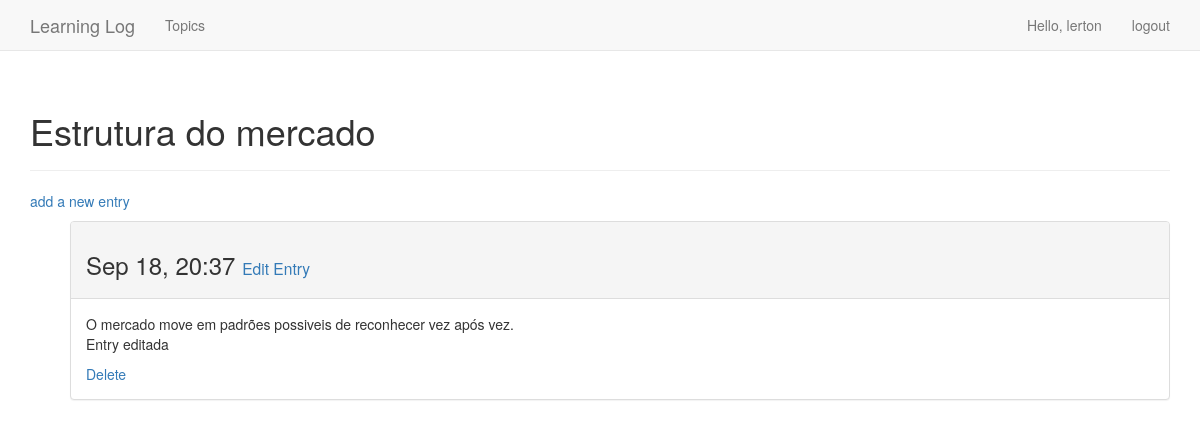
The app's page /topic/20/ (signed in) with its own data.
### learning_logs/models.py (models this page shows, shortened)
class Topic(models.Model):
    text = models.CharField(max_length=200, blank=True,null=True)
    date_added = models.DateTimeField(auto_now_add=True)
    user = models.ForeignKey(User, on_delete=models.CASCADE)
    def __str__(self):
        return self.text

class Entry(models.Model):
    topic = models.ForeignKey(Topic , on_delete=models.CASCADE)
    text = models.TextField()
    date_added = models.DateTimeField(auto_now_add=True)

### learning_logs/views.py (the view)
# urls.py: path('topic/<int:topic_id>/',topic, name='topic'),
@login_required
def topic(request, topic_id):
    topic = Topic.objects.get(id=topic_id)
    if request.user != topic.user:
        raise Http404
    else:
        entries = topic.entry_set.all().order_by('-date_added')  # type: ignore
        context = {
            'topic': topic,
            'entries': entries
        }
        return render(request, 'topic.html', context)

### learning_logs/templates/topic.html
{% extends 'base.html' %}
{% block header %}
<h1>{{topic}}</h1>
{% endblock header %}
{% block content %}
<p><a href="{% url 'new_entry' topic.id %}"> add a new entry </a></p>
<ul>
    {% for entry in entries %}
    <div class="panel panel-default">
        <div class="panel-heading">
            <h3>{{entry.date_added|date:'M d, H:i'}}
                <small><a href="{% url 'edit_entry' entry.id%}"> Edit Entry </a></small>
            </h3>
        </div>
        <div class="panel-body"> {{entry.text|linebreaks}}
<a href="{% url 'delete_entry' entry.id%}">      Delete      </a>
            {%empty%}
            <li>Nao tem nenhuma entrada relacionada a este assunto</li>
        </div>
    </div>
    {% endfor %}
</ul>
{% endblock content %}

### learning_logs/templates/base.html (shortened to what this page needs)
<!DOCTYPE html>
<html lang="en">
<head>
    {%load bootstrap3%}
    {%bootstrap_css%}
</head>
<body>
        <nav class="navbar navbar-default navbar-static-top">
            <div class="container">
                <div class="navbar-header">
                    <a href="{% url 'index' %}" class="navbar-brand">Learning Log</a>
                </div>
                <div class="navbar-collapse" id="navbar">
                    <ul class="nav navbar-nav">
                        <li><a href="{% url 'topics' %}">Topics</a></li>
                    </ul>
                    <ul class="nav navbar-nav navbar-right">
                        {% if user.is_authenticated %}
                        <li><a>Hello, {{user.username}}</a></li>
                        <li><a href="{% url 'logout' %}"> logout</a></li>
                        {% else %}
                        <li><a href="{% url 'login' %}"> login</a></li>
                        {% endif %}
                    </ul>
                </div>
            </div>
        </nav>
    <main>
        <div class="container">
            <div class="page-header">
                {% block header %}{% endblock header %}
            </div>
            {% block content %}{% endblock content %}
        </div>
    </main>
</body>
</html>

### records on screen
Topic: text "Estrutura do mercado"
Entry: date_added "Sep 18, 20:37", text "O mercado move em padrões possiveis de reconhecer vez após vez. Entry editada"

### other values on screen
{{ user.username }} "lerton"
